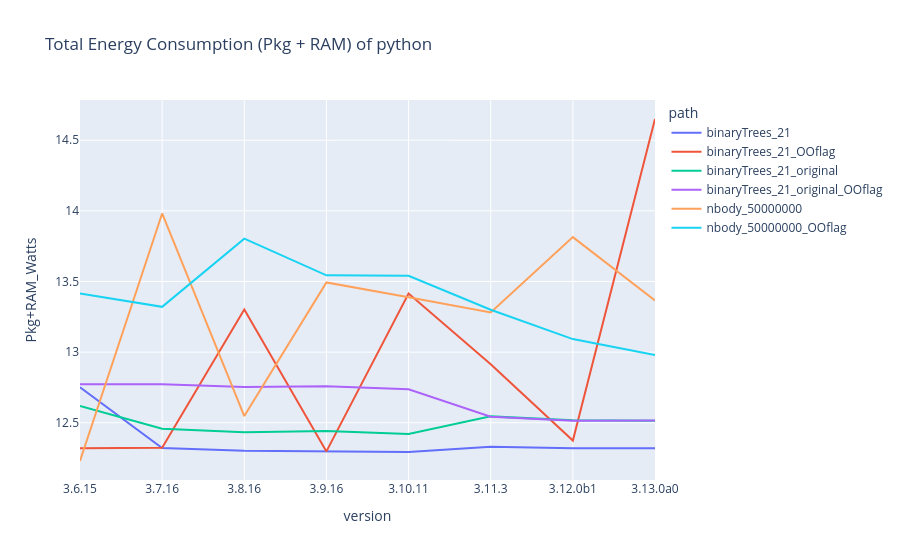

Source (notebook cell):
### Code cell
x_data = "version"
y_data = "Pkg+RAM_Watts"
color_data = "path"


df = df_turbostat.groupby([x_data,color_data], sort=False)[[y_data]].median().reset_index()
df = df[df['version'].str.contains("2.5.6|2.7.18|3.0.1|3.4.10|3.5.10") == False]

fig = px.line(df,
              x = x_data,
              y = y_data,
              color = color_data,
              title="Total Energy Consumption (Pkg + RAM) of " + language)
fig.update_traces(textposition="bottom right")
fig.show()

### Figure 1 — Plotly figure (JSON) as saved in the notebook; plotly's stock layout.template omitted (floating-point values rounded to 4 significant figures)
{"data": [{"hovertemplate": "path=binaryTrees_21<br>version=%{x}<br>Pkg+RAM_Watts=%{y}<extra></extra>", "legendgroup": "binaryTrees_21", "line": {"color": "#636efa", "dash": "solid"}, "marker": {"symbol": "circle"}, "mode": "lines", "name": "binaryTrees_21", "orientation": "v", "showlegend": true, "textposition": "bottom right", "type": "scatter", "x": ["3.6.15", "3.7.16", "3.8.16", "3.9.16", "3.10.11", "3.11.3", "3.12.0b1", "3.13.0a0"], "xaxis": "x", "y": [12.75, 12.32, 12.3, 12.3, 12.29, 12.33, 12.32, 12.32], "yaxis": "y"}, {"hovertemplate": "path=binaryTrees_21_OOflag<br>version=%{x}<br>Pkg+RAM_Watts=%{y}<extra></extra>", "legendgroup": "binaryTrees_21_OOflag", "line": {"color": "#EF553B", "dash": "solid"}, "marker": {"symbol": "circle"}, "mode": "lines", "name": "binaryTrees_21_OOflag", "orientation": "v", "showlegend": true, "textposition": "bottom right", "type": "scatter", "x": ["3.6.15", "3.7.16", "3.8.16", "3.9.16", "3.10.11", "3.11.3", "3.12.0b1", "3.13.0a0"], "xaxis": "x", "y": [12.32, 12.32, 13.3, 12.3, 13.42, 12.91, 12.37, 14.65], "yaxis": "y"}, {"hovertemplate": "path=binaryTrees_21_original<br>version=%{x}<br>Pkg+RAM_Watts=%{y}<extra></extra>", "legendgroup": "binaryTrees_21_original", "line": {"color": "#00cc96", "dash": "solid"}, "marker": {"symbol": "circle"}, "mode": "lines", "name": "binaryTrees_21_original", "orientation": "v", "showlegend": true, "textposition": "bottom right", "type": "scatter", "x": ["3.6.15", "3.7.16", "3.8.16", "3.9.16", "3.10.11", "3.11.3", "3.12.0b1", "3.13.0a0"], "xaxis": "x", "y": [12.62, 12.46, 12.43, 12.44, 12.42, 12.55, 12.52, 12.51], "yaxis": "y"}, {"hovertemplate": "path=binaryTrees_21_original_OOflag<br>version=%{x}<br>Pkg+RAM_Watts=%{y}<extra></extra>", "legendgroup": "binaryTrees_21_original_OOflag", "line": {"color": "#ab63fa", "dash": "solid"}, "marker": {"symbol": "circle"}, "mode": "lines", "name": "binaryTrees_21_original_OOflag", "orientation": "v", "showlegend": true, "textposition": "bottom right", "type": "scatter", "x": ["3.6.15", "3.7.16", "3.8.16", "3.9.16", "3.10.11", "3.11.3", "3.12.0b1", "3.13.0a0"], "xaxis": "x", "y": [12.77, 12.77, 12.75, 12.76, 12.74, 12.54, 12.51, 12.52], "yaxis": "y"}, {"hovertemplate": "path=nbody_50000000<br>version=%{x}<br>Pkg+RAM_Watts=%{y}<extra></extra>", "legendgroup": "nbody_50000000", "line": {"color": "#FFA15A", "dash": "solid"}, "marker": {"symbol": "circle"}, "mode": "lines", "name": "nbody_50000000", "orientation": "v", "showlegend": true, "textposition": "bottom right", "type": "scatter", "x": ["3.6.15", "3.7.16", "3.8.16", "3.9.16", "3.10.11", "3.11.3", "3.12.0b1", "3.13.0a0"], "xaxis": "x", "y": [12.23, 13.98, 12.55, 13.49, 13.39, 13.28, 13.81, 13.37], "yaxis": "y"}, {"hovertemplate": "path=nbody_50000000_OOflag<br>version=%{x}<br>Pkg+RAM_Watts=%{y}<extra></extra>", "legendgroup": "nbody_50000000_OOflag", "line": {"color": "#19d3f3", "dash": "solid"}, "marker": {"symbol": "circle"}, "mode": "lines", "name": "nbody_50000000_OOflag", "orientation": "v", "showlegend": true, "textposition": "bottom right", "type": "scatter", "x": ["3.6.15", "3.7.16", "3.8.16", "3.9.16", "3.10.11", "3.11.3", "3.12.0b1", "3.13.0a0"], "xaxis": "x", "y": [13.42, 13.32, 13.8, 13.54, 13.54, 13.3, 13.09, 12.98], "yaxis": "y"}], "layout": {"legend": {"title": {"text": "path"}, "tracegroupgap": 0}, "title": {"text": "Total Energy Consumption (Pkg + RAM) of python"}, "xaxis": {"anchor": "y", "domain": [0, 1], "title": {"text": "version"}}, "yaxis": {"anchor": "x", "domain": [0, 1], "title": {"text": "Pkg+RAM_Watts"}}}}
